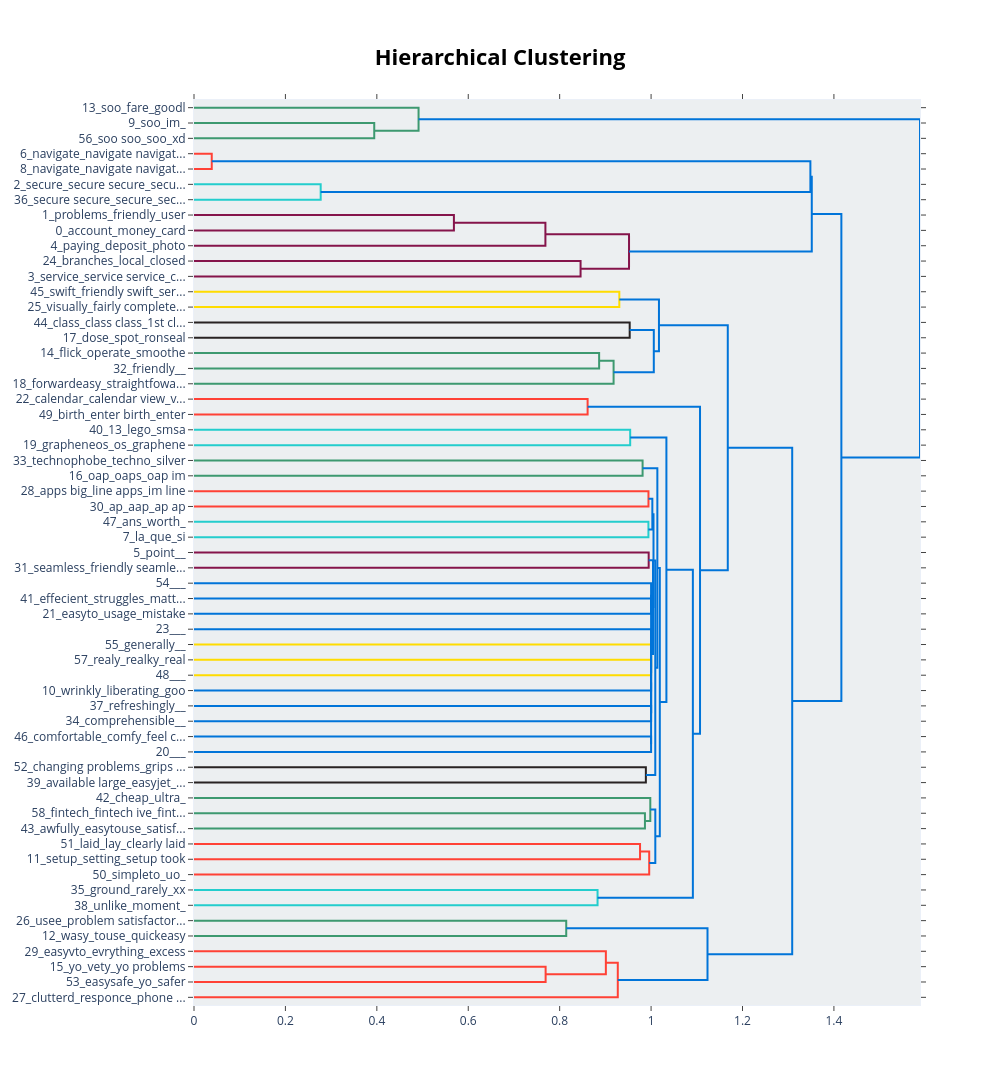

Here is the notebook cell this chart was saved with:
### Code cell
# Visualize topics as a hierarchical tree
fig = topic_model.visualize_hierarchy()
fig.show()

### Figure 1 — Plotly figure (JSON) as saved in the notebook; plotly's stock layout.template omitted (floating-point values rounded to 4 significant figures)
{"data": [{"hoverinfo": "text", "marker": {"color": "rgb(61,153,112)"}, "mode": "lines", "type": "scatter", "x": [0.0, 0.3943, 0.3943, 0.0], "xaxis": "x", "y": [-15.0, -15.0, -25.0, -25.0], "yaxis": "y"}, {"hoverinfo": "text", "marker": {"color": "rgb(61,153,112)"}, "mode": "lines", "type": "scatter", "x": [0.0, 0.4913, 0.4913, 0.3943], "xaxis": "x", "y": [-5.0, -5.0, -20.0, -20.0], "yaxis": "y"}, {"hoverinfo": "text", "marker": {"color": "rgb(255,65,54)"}, "mode": "lines", "type": "scatter", "x": [0.0, 0.03884, 0.03884, 0.0], "xaxis": "x", "y": [-35.0, -35.0, -45.0, -45.0], "yaxis": "y"}, {"hoverinfo": "text", "marker": {"color": "rgb(35,205,205)"}, "mode": "lines", "type": "scatter", "x": [0.0, 0.2771, 0.2771, 0.0], "xaxis": "x", "y": [-55.0, -55.0, -65.0, -65.0], "yaxis": "y"}, {"hoverinfo": "text", "marker": {"color": "rgb(0,116,217)"}, "mode": "lines", "type": "scatter", "x": [0.03884, 1.349, 1.349, 0.2771], "xaxis": "x", "y": [-40.0, -40.0, -60.0, -60.0], "yaxis": "y"}, {"hoverinfo": "text", "marker": {"color": "rgb(133,20,75)"}, "mode": "lines", "type": "scatter", "x": [0.0, 0.5686, 0.5686, 0.0], "xaxis": "x", "y": [-75.0, -75.0, -85.0, -85.0], "yaxis": "y"}, {"hoverinfo": "text", "marker": {"color": "rgb(133,20,75)"}, "mode": "lines", "type": "scatter", "x": [0.5686, 0.7688, 0.7688, 0.0], "xaxis": "x", "y": [-80.0, -80.0, -95.0, -95.0], "yaxis": "y"}, {"hoverinfo": "text", "marker": {"color": "rgb(133,20,75)"}, "mode": "lines", "type": "scatter", "x": [0.0, 0.8457, 0.8457, 0.0], "xaxis": "x", "y": [-105.0, -105.0, -115.0, -115.0], "yaxis": "y"}, {"hoverinfo": "text", "marker": {"color": "rgb(133,20,75)"}, "mode": "lines", "type": "scatter", "x": [0.7688, 0.9517, 0.9517, 0.8457], "xaxis": "x", "y": [-87.5, -87.5, -110.0, -110.0], "yaxis": "y"}, {"hoverinfo": "text", "marker": {"color": "rgb(0,116,217)"}, "mode": "lines", "type": "scatter", "x": [1.349, 1.352, 1.352, 0.9517], "xaxis": "x", "y": [-50.0, -50.0, -98.75, -98.75], "yaxis": "y"}, {"hoverinfo": "text", "marker": {"color": "rgb(255,220,0)"}, "mode": "lines", "type": "scatter", "x": [0.0, 0.9305, 0.9305, 0.0], "xaxis": "x", "y": [-125.0, -125.0, -135.0, -135.0], "yaxis": "y"}, {"hoverinfo": "text", "marker": {"color": "rgb(40,35,35)"}, "mode": "lines", "type": "scatter", "x": [0.0, 0.9532, 0.9532, 0.0], "xaxis": "x", "y": [-145.0, -145.0, -155.0, -155.0], "yaxis": "y"}, {"hoverinfo": "text", "marker": {"color": "rgb(61,153,112)"}, "mode": "lines", "type": "scatter", "x": [0.0, 0.8863, 0.8863, 0.0], "xaxis": "x", "y": [-165.0, -165.0, -175.0, -175.0], "yaxis": "y"}, {"hoverinfo": "text", "marker": {"color": "rgb(61,153,112)"}, "mode": "lines", "type": "scatter", "x": [0.8863, 0.918, 0.918, 0.0], "xaxis": "x", "y": [-170.0, -170.0, -185.0, -185.0], "yaxis": "y"}, {"hoverinfo": "text", "marker": {"color": "rgb(0,116,217)"}, "mode": "lines", "type": "scatter", "x": [0.9532, 1.006, 1.006, 0.918], "xaxis": "x", "y": [-150.0, -150.0, -177.5, -177.5], "yaxis": "y"}, {"hoverinfo": "text", "marker": {"color": "rgb(0,116,217)"}, "mode": "lines", "type": "scatter", "x": [0.9305, 1.017, 1.017, 1.006], "xaxis": "x", "y": [-130.0, -130.0, -163.8, -163.8], "yaxis": "y"}, {"hoverinfo": "text", "marker": {"color": "rgb(255,65,54)"}, "mode": "lines", "type": "scatter", "x": [0.0, 0.8611, 0.8611, 0.0], "xaxis": "x", "y": [-195.0, -195.0, -205.0, -205.0], "yaxis": "y"}, {"hoverinfo": "text", "marker": {"color": "rgb(35,205,205)"}, "mode": "lines", "type": "scatter", "x": [0.0, 0.9543, 0.9543, 0.0], "xaxis": "x", "y": [-215.0, -215.0, -225.0, -225.0], "yaxis": "y"}, {"hoverinfo": "text", "marker": {"color": "rgb(61,153,112)"}, "mode": "lines", "type": "scatter", "x": [0.0, 0.9814, 0.9814, 0.0], "xaxis": "x", "y": [-235.0, -235.0, -245.0, -245.0], "yaxis": "y"}, {"hoverinfo": "text", "marker": {"color": "rgb(255,65,54)"}, "mode": "lines", "type": "scatter", "x": [0.0, 0.9943, 0.9943, 0.0], "xaxis": "x", "y": [-255.0, -255.0, -265.0, -265.0], "yaxis": "y"}, {"hoverinfo": "text", "marker": {"color": "rgb(35,205,205)"}, "mode": "lines", "type": "scatter", "x": [0.0, 0.9942, 0.9942, 0.0], "xaxis": "x", "y": [-275.0, -275.0, -285.0, -285.0], "yaxis": "y"}, {"hoverinfo": "text", "marker": {"color": "rgb(0,116,217)"}, "mode": "lines", "type": "scatter", "x": [0.9943, 1.003, 1.003, 0.9942], "xaxis": "x", "y": [-260.0, -260.0, -280.0, -280.0], "yaxis": "y"}, {"hoverinfo": "text", "marker": {"color": "rgb(133,20,75)"}, "mode": "lines", "type": "scatter", "x": [0.0, 0.9947, 0.9947, 0.0], "xaxis": "x", "y": [-295.0, -295.0, -305.0, -305.0], "yaxis": "y"}, {"hoverinfo": "text", "marker": {"color": "rgb(0,116,217)"}, "mode": "lines", "type": "scatter", "x": [0.0, 1.0, 1.0, 0.0], "xaxis": "x", "y": [-325.0, -325.0, -335.0, -335.0], "yaxis": "y"}, {"hoverinfo": "text", "marker": {"color": "rgb(0,116,217)"}, "mode": "lines", "type": "scatter", "x": [0.0, 1.0, 1.0, 1.0], "xaxis": "x", "y": [-315.0, -315.0, -330.0, -330.0], "yaxis": "y"}, {"hoverinfo": "text", "marker": {"color": "rgb(255,220,0)"}, "mode": "lines", "type": "scatter", "x": [0.0, 1.0, 1.0, 0.0], "xaxis": "x", "y": [-365.0, -365.0, -375.0, -375.0], "yaxis": "y"}, {"hoverinfo": "text", "marker": {"color": "rgb(255,220,0)"}, "mode": "lines", "type": "scatter", "x": [0.0, 1.0, 1.0, 1.0], "xaxis": "x", "y": [-355.0, -355.0, -370.0, -370.0], "yaxis": "y"}, {"hoverinfo": "text", "marker": {"color": "rgb(0,116,217)"}, "mode": "lines", "type": "scatter", "x": [1.0, 1.0, 1.0, 0.0], "xaxis": "x", "y": [-362.5, -362.5, -385.0, -385.0], "yaxis": "y"}, {"hoverinfo": "text", "marker": {"color": "rgb(0,116,217)"}, "mode": "lines", "type": "scatter", "x": [0.0, 1.0, 1.0, 1.0], "xaxis": "x", "y": [-345.0, -345.0, -373.8, -373.8], "yaxis": "y"}, {"hoverinfo": "text", "marker": {"color": "rgb(0,116,217)"}, "mode": "lines", "type": "scatter", "x": [0.0, 1.0, 1.0, 0.0], "xaxis": "x", "y": [-395.0, -395.0, -405.0, -405.0], "yaxis": "y"}, {"hoverinfo": "text", "marker": {"color": "rgb(0,116,217)"}, "mode": "lines", "type": "scatter", "x": [1.0, 1.0, 1.0, 1.0], "xaxis": "x", "y": [-359.4, -359.4, -400.0, -400.0], "yaxis": "y"}, {"hoverinfo": "text", "marker": {"color": "rgb(0,116,217)"}, "mode": "lines", "type": "scatter", "x": [0.0, 1.0, 1.0, 0.0], "xaxis": "x", "y": [-415.0, -415.0, -425.0, -425.0], "yaxis": "y"}, {"hoverinfo": "text", "marker": {"color": "rgb(0,116,217)"}, "mode": "lines", "type": "scatter", "x": [1.0, 1.0, 1.0, 1.0], "xaxis": "x", "y": [-379.7, -379.7, -420.0, -420.0], "yaxis": "y"}, {"hoverinfo": "text", "marker": {"color": "rgb(0,116,217)"}, "mode": "lines", "type": "scatter", "x": [1.0, 1.0, 1.0, 1.0], "xaxis": "x", "y": [-322.5, -322.5, -399.8, -399.8], "yaxis": "y"}, {"hoverinfo": "text", "marker": {"color": "rgb(0,116,217)"}, "mode": "lines", "type": "scatter", "x": [0.9947, 1.004, 1.004, 1.0], "xaxis": "x", "y": [-300.0, -300.0, -361.2, -361.2], "yaxis": "y"}, {"hoverinfo": "text", "marker": {"color": "rgb(0,116,217)"}, "mode": "lines", "type": "scatter", "x": [1.003, 1.005, 1.005, 1.004], "xaxis": "x", "y": [-270.0, -270.0, -330.6, -330.6], "yaxis": "y"}, {"hoverinfo": "text", "marker": {"color": "rgb(40,35,35)"}, "mode": "lines", "type": "scatter", "x": [0.0, 0.9886, 0.9886, 0.0], "xaxis": "x", "y": [-435.0, -435.0, -445.0, -445.0], "yaxis": "y"}, {"hoverinfo": "text", "marker": {"color": "rgb(0,116,217)"}, "mode": "lines", "type": "scatter", "x": [1.005, 1.009, 1.009, 0.9886], "xaxis": "x", "y": [-300.3, -300.3, -440.0, -440.0], "yaxis": "y"}, {"hoverinfo": "text", "marker": {"color": "rgb(0,116,217)"}, "mode": "lines", "type": "scatter", "x": [0.9814, 1.014, 1.014, 1.009], "xaxis": "x", "y": [-240.0, -240.0, -370.1, -370.1], "yaxis": "y"}, {"hoverinfo": "text", "marker": {"color": "rgb(61,153,112)"}, "mode": "lines", "type": "scatter", "x": [0.0, 0.9865, 0.9865, 0.0], "xaxis": "x", "y": [-465.0, -465.0, -475.0, -475.0], "yaxis": "y"}, {"hoverinfo": "text", "marker": {"color": "rgb(61,153,112)"}, "mode": "lines", "type": "scatter", "x": [0.0, 0.9983, 0.9983, 0.9865], "xaxis": "x", "y": [-455.0, -455.0, -470.0, -470.0], "yaxis": "y"}, {"hoverinfo": "text", "marker": {"color": "rgb(255,65,54)"}, "mode": "lines", "type": "scatter", "x": [0.0, 0.9758, 0.9758, 0.0], "xaxis": "x", "y": [-485.0, -485.0, -495.0, -495.0], "yaxis": "y"}, {"hoverinfo": "text", "marker": {"color": "rgb(255,65,54)"}, "mode": "lines", "type": "scatter", "x": [0.9758, 0.9959, 0.9959, 0.0], "xaxis": "x", "y": [-490.0, -490.0, -505.0, -505.0], "yaxis": "y"}, {"hoverinfo": "text", "marker": {"color": "rgb(0,116,217)"}, "mode": "lines", "type": "scatter", "x": [0.9983, 1.009, 1.009, 0.9959], "xaxis": "x", "y": [-462.5, -462.5, -497.5, -497.5], "yaxis": "y"}, {"hoverinfo": "text", "marker": {"color": "rgb(0,116,217)"}, "mode": "lines", "type": "scatter", "x": [1.014, 1.019, 1.019, 1.009], "xaxis": "x", "y": [-305.1, -305.1, -480.0, -480.0], "yaxis": "y"}, {"hoverinfo": "text", "marker": {"color": "rgb(0,116,217)"}, "mode": "lines", "type": "scatter", "x": [0.9543, 1.034, 1.034, 1.019], "xaxis": "x", "y": [-220.0, -220.0, -392.5, -392.5], "yaxis": "y"}, {"hoverinfo": "text", "marker": {"color": "rgb(35,205,205)"}, "mode": "lines", "type": "scatter", "x": [0.0, 0.8829, 0.8829, 0.0], "xaxis": "x", "y": [-515.0, -515.0, -525.0, -525.0], "yaxis": "y"}, {"hoverinfo": "text", "marker": {"color": "rgb(0,116,217)"}, "mode": "lines", "type": "scatter", "x": [1.034, 1.091, 1.091, 0.8829], "xaxis": "x", "y": [-306.3, -306.3, -520.0, -520.0], "yaxis": "y"}, {"hoverinfo": "text", "marker": {"color": "rgb(0,116,217)"}, "mode": "lines", "type": "scatter", "x": [0.8611, 1.107, 1.107, 1.091], "xaxis": "x", "y": [-200.0, -200.0, -413.1, -413.1], "yaxis": "y"}, {"hoverinfo": "text", "marker": {"color": "rgb(0,116,217)"}, "mode": "lines", "type": "scatter", "x": [1.017, 1.168, 1.168, 1.107], "xaxis": "x", "y": [-146.9, -146.9, -306.6, -306.6], "yaxis": "y"}, {"hoverinfo": "text", "marker": {"color": "rgb(61,153,112)"}, "mode": "lines", "type": "scatter", "x": [0.0, 0.8143, 0.8143, 0.0], "xaxis": "x", "y": [-535.0, -535.0, -545.0, -545.0], "yaxis": "y"}, {"hoverinfo": "text", "marker": {"color": "rgb(255,65,54)"}, "mode": "lines", "type": "scatter", "x": [0.0, 0.7693, 0.7693, 0.0], "xaxis": "x", "y": [-565.0, -565.0, -575.0, -575.0], "yaxis": "y"}, {"hoverinfo": "text", "marker": {"color": "rgb(255,65,54)"}, "mode": "lines", "type": "scatter", "x": [0.0, 0.9011, 0.9011, 0.7693], "xaxis": "x", "y": [-555.0, -555.0, -570.0, -570.0], "yaxis": "y"}, {"hoverinfo": "text", "marker": {"color": "rgb(255,65,54)"}, "mode": "lines", "type": "scatter", "x": [0.9011, 0.9272, 0.9272, 0.0], "xaxis": "x", "y": [-562.5, -562.5, -585.0, -585.0], "yaxis": "y"}, {"hoverinfo": "text", "marker": {"color": "rgb(0,116,217)"}, "mode": "lines", "type": "scatter", "x": [0.8143, 1.123, 1.123, 0.9272], "xaxis": "x", "y": [-540.0, -540.0, -573.8, -573.8], "yaxis": "y"}, {"hoverinfo": "text", "marker": {"color": "rgb(0,116,217)"}, "mode": "lines", "type": "scatter", "x": [1.168, 1.309, 1.309, 1.123], "xaxis": "x", "y": [-226.7, -226.7, -556.9, -556.9], "yaxis": "y"}, {"hoverinfo": "text", "marker": {"color": "rgb(0,116,217)"}, "mode": "lines", "type": "scatter", "x": [1.352, 1.416, 1.416, 1.309], "xaxis": "x", "y": [-74.38, -74.38, -391.8, -391.8], "yaxis": "y"}, {"hoverinfo": "text", "marker": {"color": "rgb(0,116,217)"}, "mode": "lines", "type": "scatter", "x": [0.4913, 1.588, 1.588, 1.416], "xaxis": "x", "y": [-12.5, -12.5, -233.1, -233.1], "yaxis": "y"}], "layout": {"autosize": false, "height": 1085, "hoverlabel": {"bgcolor": "white", "font": {"family": "Rockwell", "size": 16}}, "hovermode": "closest", "plot_bgcolor": "#ECEFF1", "showlegend": false, "title": {"font": {"color": "Black", "size": 22}, "text": "<b>Hierarchical Clustering</b>", "x": 0.5, "xanchor": "center", "yanchor": "top"}, "width": 1000, "xaxis": {"mirror": "allticks", "rangemode": "tozero", "showgrid": false, "showline": true, "showticklabels": true, "ticks": "outside", "type": "linear", "zeroline": false}, "yaxis": {"mirror": "allticks", "range": [-590, 0], "rangemode": "tozero", "showgrid": false, "showline": true, "showticklabels": true, "tickmode": "array", "ticks": "outside", "ticktext": ["13_soo_fare_goodl", "9_soo_im_", "56_soo soo_soo_xd", "6_navigate_navigate navigat...", "8_navigate_navigate navigat...", "2_secure_secure secure_secu...", "36_secure secure_secure_sec...", "1_problems_friendly_user", "0_account_money_card", "4_paying_deposit_photo", "24_branches_local_closed", "3_service_service service_c...", "45_swift_friendly swift_ser...", "25_visually_fairly complete...", "44_class_class class_1st cl...", "17_dose_spot_ronseal", "14_flick_operate_smoothe", "32_friendly__", "18_forwardeasy_straightfowa...", "22_calendar_calendar view_v...", "49_birth_enter birth_enter", "40_13_lego_smsa", "19_grapheneos_os_graphene", "33_technophobe_techno_silver", "16_oap_oaps_oap im", "28_apps big_line apps_im line", "30_ap_aap_ap ap", "47_ans_worth_", "7_la_que_si", "5_point__", "31_seamless_friendly seamle...", "54___", "41_effecient_struggles_matt...", "21_easyto_usage_mistake", "23___", "55_generally__", "57_realy_realky_real", "48___", "10_wrinkly_liberating_goo", "37_refreshingly__", "34_comprehensible__", "46_comfortable_comfy_feel c...", "20___", "52_changing problems_grips ...", "39_available large_easyjet_...", "42_cheap_ultra_", "58_fintech_fintech ive_fint...", "43_awfully_easytouse_satisf...", "51_laid_lay_clearly laid", "11_setup_setting_setup took", "50_simpleto_uo_", "35_ground_rarely_xx", "38_unlike_moment_", "26_usee_problem satisfactor...", "12_wasy_touse_quickeasy", "29_easyvto_evrything_excess", "15_yo_vety_yo problems", "53_easysafe_yo_safer", "27_clutterd_responce_phone ..."], "tickvals": [-5, -15, -25, -35, -45, -55, -65, -75, -85, -95, -105, -115, -125, -135, -145, -155, -165, -175, -185, -195, -205, -215, -225, -235, -245, -255, -265, -275, -285, -295, -305, -315, -325, -335, -345, -355, -365, -375, -385, -395, -405, -415, -425, -435, -445, -455, -465, -475, -485, -495, -505, -515, -525, -535, -545, -555, -565, -575, -585], "type": "linear", "zeroline": false}}}
